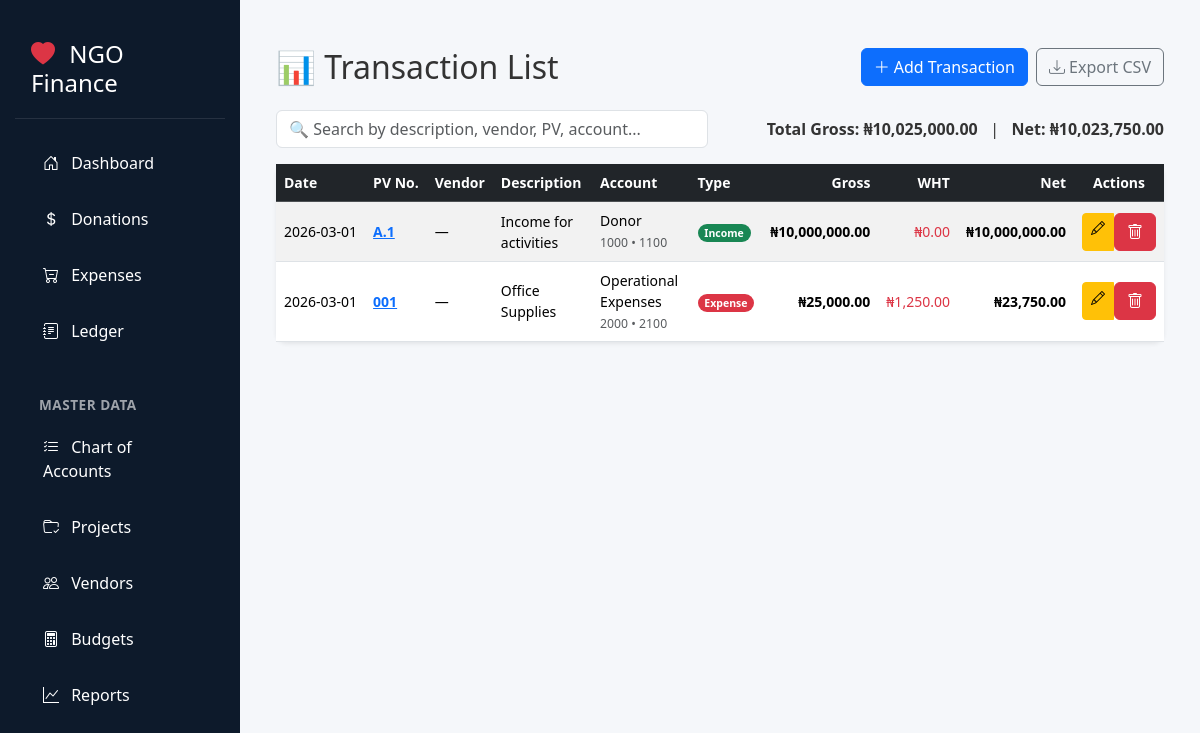
Screenshot of /transactions-page with the database file from the repository.
### tables this page shows
CREATE TABLE transactions (
            id INTEGER PRIMARY KEY AUTOINCREMENT,
            date TEXT NOT NULL,
            pv_number TEXT,
            reference TEXT,
            description TEXT NOT NULL,
            type TEXT NOT NULL,
            amount REAL NOT NULL CHECK(amount >= 0),
            month INTEGER,
            project TEXT,
            main_account TEXT,
            main_account_code TEXT,
            sub_account TEXT,
            sub_account_code TEXT,
            wht_applied INTEGER DEFAULT 0,
            wht_rate REAL DEFAULT 0.0,
            wht_amount REAL DEFAULT 0.0,
            net_amount REAL DEFAULT 0.0
        );

### main.py (the view)
@app.get("/transactions-page", response_class=HTMLResponse)
async def transactions_page(request: Request):
    transactions = get_transactions()
    success_msg = request.query_params.get("success")
    return templates.TemplateResponse(
        "transactions.html",
        {
            "request": request,
            "transactions": transactions,
            "success_msg": success_msg  # optional: "created" or "updated"
        }
    )

### templates/transactions.html (shortened to what this page needs)
{% extends "base.html" %}
{% block content %}
<div class="container-fluid mt-4">
    <div class="d-flex justify-content-between align-items-center mb-4 flex-wrap gap-2">
        <h2 class="mb-0">📊 Transaction List</h2>
        <div class="d-flex gap-2">
            <a href="/add-transaction" class="btn btn-primary">
                <i class="bi bi-plus-lg"></i> Add Transaction
            </a>
            <a href="/export" class="btn btn-outline-secondary">
                <i class="bi bi-download"></i> Export CSV
            </a>
        </div>
    </div>
    {% if transactions|length == 0 %}
        <div class="alert alert-info text-center py-4">
            No transactions recorded yet.
        </div>
    {% else %}
    <div class="row mb-3 align-items-center">
        <div class="col-md-6">
            <input type="text" class="form-control" id="searchInput"
                   placeholder="🔍 Search by description, vendor, PV, account...">
        </div>
        <div class="col-md-6 text-md-end mt-2 mt-md-0">
            <strong>Total Gross: ₦<span id="totalGross">0.00</span></strong>
              |
            <strong>Net: ₦<span id="totalNet">0.00</span></strong>
        </div>
    </div>
    <div class="card shadow-sm border-0">
        <div class="card-body p-0">
            <div class="table-responsive">
                <table class="table table-hover table-striped align-middle mb-0 small" id="transactionTable">
                    <thead class="table-dark text-nowrap">
                        <tr>
                            <th>Date</th>
                            <th>PV No.</th>
                            <th>Vendor</th>
                            <th>Description</th>
                            <th>Account</th>
                            <th>Type</th>
                            <th class="text-end">Gross</th>
                            <th class="text-end">WHT</th>
                            <th class="text-end">Net</th>
                            <th class="text-center">Actions</th>
                        </tr>
                    </thead>
                    <tbody>
                        {% for t in transactions %}
                        <tr data-type="{{ t.type }}">
                            <td class="text-nowrap">{{ t.date }}</td>
                            <td class="text-nowrap">
                                <a href="/voucher/html/{{ t.id }}"
                                   target="_blank" rel="noopener noreferrer"
                                   class="text-primary fw-bold text-decoration-underline"
                                   title="View & Print Payment Voucher (HTML)">
                                    {{ t.pv_number or ('PV-' ~ t.id|string) }}
                                </a>
                            </td>
                            <td>
                                {{ t.vendor_name or '—' }}
                            </td>
                            <td>{{ t.description or '—' }}</td>
                            <td>
                                {{ t.main_account or '—' }}
                                {% if t.main_account_code or t.sub_account %}
                                    <br><small class="text-muted">
                                        {{ t.main_account_code or '' }}
                                        {% if t.sub_account_code %} • {{ t.sub_account_code }}{% endif %}
                                    </small>
                                {% endif %}
                            </td>
                            <td>
                                <span class="badge rounded-pill {{ 'bg-success' if t.type == 'Income' else 'bg-danger' }}">
                                    {{ t.type }}
                                </span>
                            </td>
                            <td class="text-end fw-bold amount-gross">
                                {{ t.amount|format_currency }}
                            </td>
                            <td class="text-end amount-wht text-danger">
                                {{ (t.WHT_amount or 0)|format_currency }}
                            </td>
                            <td class="text-end fw-bold amount-net">
                                {{ (t.net_amount or (t.amount - (t.WHT_amount or 0)))|format_currency }}
                            </td>
                            <td class="text-center">
                                <div class="btn-group btn-group-sm">
                                    <a href="/edit-transaction/{{ t.id }}" class="btn btn-warning" title="Edit">
                                        <i class="bi bi-pencil"></i>
                                    </a>
                                    <form action="/delete-transaction/{{ t.id }}" method="post"
                                          style="display:inline;" onsubmit="return confirm('Delete this transaction?');">
                                        <button type="submit" class="btn btn-danger" title="Delete">
                                            <i class="bi bi-trash"></i>
                                        </button>
                                    </form>
                                </div>
                            </td>
                        </tr>
                        {% endfor %}
                    </tbody>
                </table>
            </div>
        </div>
    </div>
    {% endif %}
</div>
{% endblock %}

### static/style.css (style rules this page uses)
body { background-color: #f4f6f9; font-family: 'Segoe UI', Tahoma, Geneva, Verdana, sans-serif; color: #333; }
.card { border-radius: 0.7rem; box-shadow: 0 4px 12px rgba(0, 0, 0, 0.08); border: none; }
.table { margin-bottom: 0; }
.table th { font-weight: 600; }
table, tr, td { page-break-inside: avoid; }
td { word-wrap: break-word; }

### templates/base.html (style rules this page uses)
:root { --sidebar-width: 240px; --sidebar-bg: #0d1a2b; --sidebar-hover: #1e3a5f; --active-bg: #2c5282; }
body { min-height: 100vh; background-color: #f5f7fa; }

### rows the page displays
transactions: date "2026-03-01", pv_number "A.1", vendor_name "—", description "Income for activities", main_account "Donor", main_account_code "1000", sub_account_code "1100", type "Income", amount "₦10,000,000.00", wht_amount "₦0.00", net_amount "₦10,000,000.00"
transactions: date "2026-03-01", pv_number "001", vendor_name "—", description "Office Supplies", main_account "Operational Expenses", main_account_code "2000", sub_account_code "2100", type "Expense", amount "₦25,000.00", wht_amount "₦1,250.00", net_amount "₦23,750.00"
